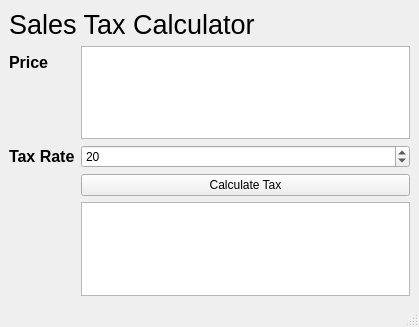
<?xml version="1.0" encoding="UTF-8"?>
<ui version="4.0">
 <class>MainWindow</class>
 <widget class="QMainWindow" name="MainWindow">
  <property name="geometry">
   <rect>
    <x>0</x>
    <y>0</y>
    <width>419</width>
    <height>327</height>
   </rect>
  </property>
  <property name="windowTitle">
   <string>Sales Tax Calc</string>
  </property>
  <widget class="QWidget" name="centralwidget">
   <layout class="QFormLayout" name="formLayout">
    <item row="0" column="0" colspan="2">
     <widget class="QLabel" name="label_3">
      <property name="font">
       <font>
        <pointsize>20</pointsize>
       </font>
      </property>
      <property name="text">
       <string>Sales Tax Calculator</string>
      </property>
     </widget>
    </item>
    <item row="1" column="0">
     <widget class="QLabel" name="label">
      <property name="font">
       <font>
        <pointsize>12</pointsize>
        <weight>75</weight>
        <bold>true</bold>
       </font>
      </property>
      <property name="text">
       <string>Price</string>
      </property>
     </widget>
    </item>
    <item row="1" column="1">
     <widget class="QTextEdit" name="price_box">
      <property name="html">
       <string>&lt;!DOCTYPE HTML PUBLIC &quot;-//W3C//DTD HTML 4.0//EN&quot; &quot;http://www.w3.org/TR/REC-html40/strict.dtd&quot;&gt;
&lt;html&gt;&lt;head&gt;&lt;meta name=&quot;qrichtext&quot; content=&quot;1&quot; /&gt;&lt;style type=&quot;text/css&quot;&gt;
p, li { white-space: pre-wrap; }
&lt;/style&gt;&lt;/head&gt;&lt;body style=&quot; font-family:'MS Shell Dlg 2'; font-size:8.25pt; font-weight:400; font-style:normal;&quot;&gt;
&lt;p align=&quot;right&quot; style=&quot;-qt-paragraph-type:empty; margin-top:0px; margin-bottom:0px; margin-left:0px; margin-right:0px; -qt-block-indent:0; text-indent:0px;&quot;&gt;&lt;br /&gt;&lt;/p&gt;&lt;/body&gt;&lt;/html&gt;</string>
      </property>
     </widget>
    </item>
    <item row="2" column="0">
     <widget class="QLabel" name="label_2">
      <property name="font">
       <font>
        <pointsize>12</pointsize>
        <weight>75</weight>
        <bold>true</bold>
       </font>
      </property>
      <property name="text">
       <string>Tax Rate</string>
      </property>
     </widget>
    </item>
    <item row="2" column="1">
     <widget class="QSpinBox" name="tax_rate">
      <property name="value">
       <number>20</number>
      </property>
     </widget>
    </item>
    <item row="3" column="1">
     <widget class="QPushButton" name="calc_tax_button">
      <property name="text">
       <string>Calculate Tax</string>
      </property>
     </widget>
    </item>
    <item row="4" column="1">
     <widget class="QTextEdit" name="results_window"/>
    </item>
   </layout>
  </widget>
  <widget class="QMenuBar" name="menubar">
   <property name="geometry">
    <rect>
     <x>0</x>
     <y>0</y>
     <width>419</width>
     <height>21</height>
    </rect>
   </property>
  </widget>
  <widget class="QStatusBar" name="statusbar"/>
 </widget>
 <resources/>
 <connections/>
</ui>
